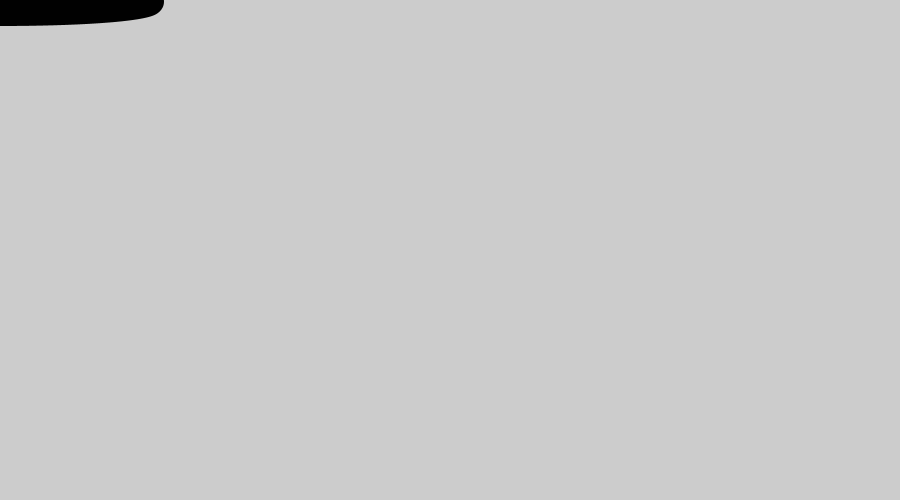
Frame 1 (no input)
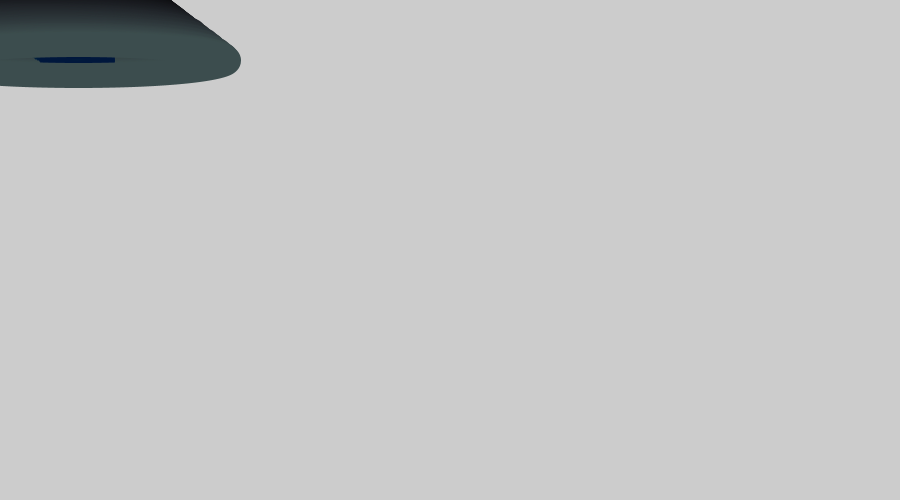
Frame 60 (the mouse pressed at the canvas centre just before this capture)
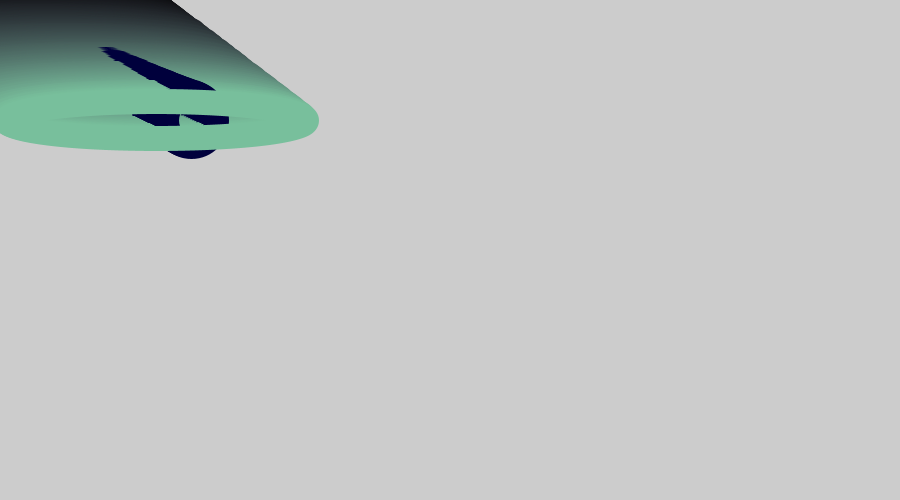
Frame 120 (the mouse held since frame 60 and released just before this capture)

The Processing sketch that drew these frames (run headless with seeded random() and noise(); from frame 60 on, the mouse is pressed at the canvas centre):

// Processing sketch: processing_43905
// ── processing_43905.pde

float x1 = 0;
float y1 = 0;
float x2 = 0;
float y2 = 0;
float xspeed1 = 1;
float yspeed1 = 1;
float xspeed2 = 1.3;
float yspeed2 = 1;
        
void setup() {
  size (900,500);
  frameRate(30);
}
        
void draw(){
         
  
  x1 = x1 + xspeed1;
  y1 = y1 + yspeed1;
  x2 = x2 + xspeed2;
y2 = y2+ yspeed2;  
  
  
         
  if ((x1 > width) || (x1 < 01 )) {
    xspeed1 = -xspeed1;
  }
       
xspeed1 = xspeed1+.01;

        
  if ((x2 > width) || (x2 < 1 )) {
    xspeed2 = -xspeed2;
  }
       

           
    if (( y1 > height) || (y1 < 1)) {
      yspeed1 = - yspeed1 ;
    }
    
      if (( y2 > height) || (y2 < 1)) {
      yspeed2 = - yspeed2 ;
    }
           
    strokeWeight(25);
    stroke((y1/5)-x1,(150-x1-y2)+(y1*.9)/5,60+(.5*y1)/x1);
noFill();
    ellipse (x1,y1,50, 1+(x2/3));
stroke(y1, x1, x2);
ellipse(x2,y2, 300, 25+(y1*.1));
stroke(y1-y2,x1-x2, y1/10);           
           
}
          
          
      
void keyPressed() {
  save("japey.tiff");
}


                
                
